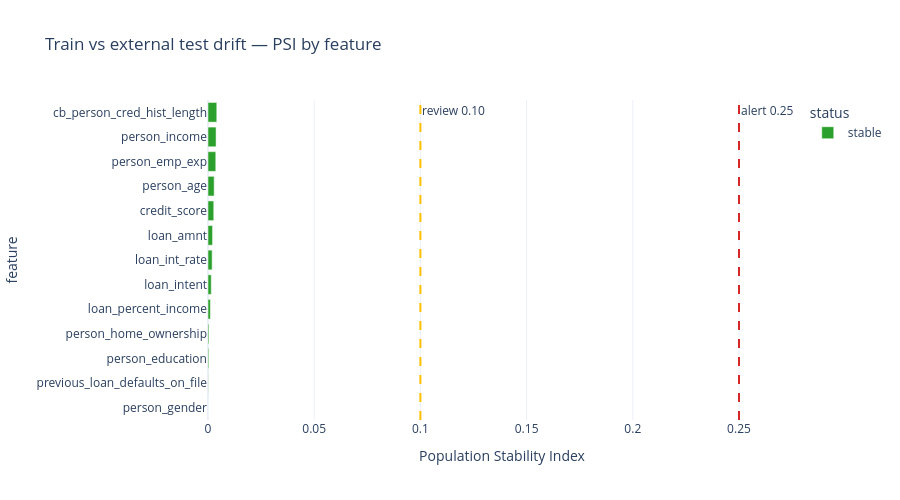
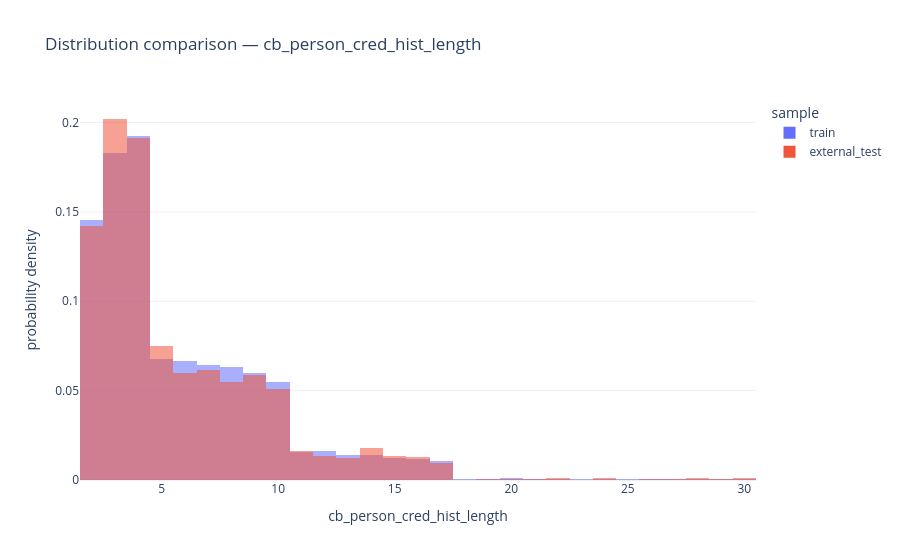
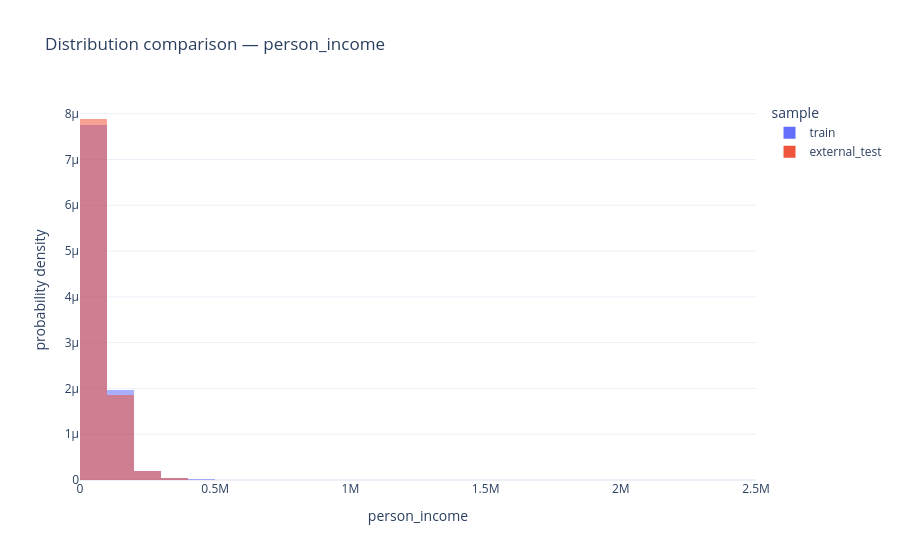
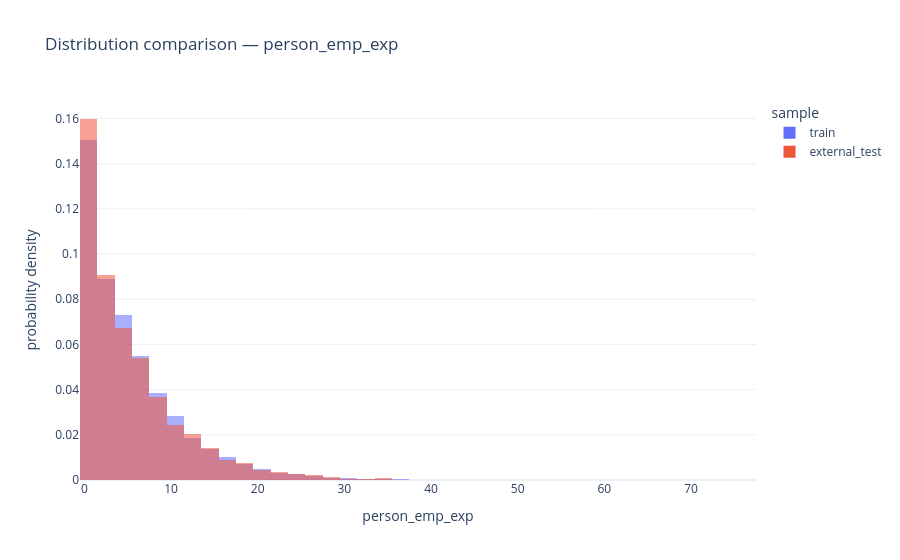

The cell these charts' notebook holds for them, in order:
### Markdown cell above
## 4. Global PSI visual and detailed distributions

### Code cell
from credit_risk_lab.infrastructure.visualization import (
    plot_categorical_distribution, plot_drift_summary, plot_numeric_distribution,
)

plot_drift_summary(drift_report).show()
for feature in drift_report.query("type == 'numeric'")["feature"].head(3):
    plot_numeric_distribution(train_df, test_df, feature).show()
for feature in drift_report.query("type == 'categorical'")["feature"].head(2):
    plot_categorical_distribution(train_df, test_df, feature).show()

### Figure 1 — Plotly figure (JSON) as saved in the notebook; plotly's stock layout.template omitted (floating-point values rounded to 4 significant figures)
{"data": [{"customdata": [["categorical", null, null], ["categorical", null, null], ["categorical", null, null], ["categorical", null, null], ["numeric", 0.008615, 0.01191], ["categorical", null, null], ["numeric", 0.01299, 0.01561], ["numeric", 0.0123, 0.01635], ["numeric", 0.01831, 0.01841], ["numeric", 0.01935, 0.01906], ["numeric", 0.02336, 0.02139], ["numeric", 0.01523, 0.0218], ["numeric", 0.02212, 0.02272]], "hovertemplate": "status=stable<br>psi=%{x}<br>feature=%{y}<br>type=%{customdata[0]}<br>ks=%{customdata[1]}<br>hellinger=%{customdata[2]}<extra></extra>", "legendgroup": "stable", "marker": {"color": "#2ca02c", "pattern": {"shape": ""}}, "name": "stable", "orientation": "h", "showlegend": true, "textposition": "auto", "type": "bar", "x": [1.584e-05, 0.0001176, 0.0003826, 0.0004359, 0.001134, 0.001535, 0.00195, 0.002138, 0.002711, 0.002906, 0.003661, 0.003801, 0.004132], "xaxis": "x", "y": ["person_gender", "previous_loan_defaults_on_file", "person_education", "person_home_ownership", "loan_percent_income", "loan_intent", "loan_int_rate", "loan_amnt", "credit_score", "person_age", "person_emp_exp", "person_income", "cb_person_cred_hist_length"], "yaxis": "y"}], "layout": {"annotations": [{"showarrow": false, "text": "review 0.10", "x": 0.1, "xanchor": "left", "xref": "x", "y": 1, "yanchor": "top", "yref": "y domain"}, {"showarrow": false, "text": "alert 0.25", "x": 0.25, "xanchor": "left", "xref": "x", "y": 1, "yanchor": "top", "yref": "y domain"}], "barmode": "relative", "height": 500, "legend": {"title": {"text": "status"}, "tracegroupgap": 0}, "shapes": [{"line": {"color": "#ffbf00", "dash": "dash"}, "type": "line", "x0": 0.1, "x1": 0.1, "xref": "x", "y0": 0, "y1": 1, "yref": "y domain"}, {"line": {"color": "#d62728", "dash": "dash"}, "type": "line", "x0": 0.25, "x1": 0.25, "xref": "x", "y0": 0, "y1": 1, "yref": "y domain"}], "title": {"text": "Train vs external test drift — PSI by feature"}, "xaxis": {"anchor": "y", "domain": [0.0, 1.0], "title": {"text": "Population Stability Index"}}, "yaxis": {"anchor": "x", "domain": [0.0, 1.0], "title": {"text": "feature"}}}}

### Figure 2 — Plotly figure (JSON) as saved in the notebook; plotly's stock layout.template omitted (floating-point values rounded to 4 significant figures; data arrays with more than 128 entries replaced by an {"elided": "..."} marker saying what was removed)
{"data": [{"bingroup": "x", "histnorm": "probability density", "hovertemplate": "sample=train<br>cb_person_cred_hist_length=%{x}<br>probability density=%{y}<extra></extra>", "legendgroup": "train", "marker": {"color": "#636efa", "opacity": 0.55, "pattern": {"shape": ""}}, "name": "train", "nbinsx": 40, "orientation": "v", "showlegend": true, "type": "histogram", "x": {"elided": "40493 float values"}, "xaxis": "x", "yaxis": "y"}, {"bingroup": "x", "histnorm": "probability density", "hovertemplate": "sample=external_test<br>cb_person_cred_hist_length=%{x}<br>probability density=%{y}<extra></extra>", "legendgroup": "external_test", "marker": {"color": "#EF553B", "opacity": 0.55, "pattern": {"shape": ""}}, "name": "external_test", "nbinsx": 40, "orientation": "v", "showlegend": true, "type": "histogram", "x": {"elided": "4500 float values"}, "xaxis": "x", "yaxis": "y"}], "layout": {"barmode": "overlay", "legend": {"title": {"text": "sample"}, "tracegroupgap": 0}, "title": {"text": "Distribution comparison — cb_person_cred_hist_length"}, "xaxis": {"anchor": "y", "domain": [0.0, 1.0], "title": {"text": "cb_person_cred_hist_length"}}, "yaxis": {"anchor": "x", "domain": [0.0, 1.0], "title": {"text": "probability density"}}}}

### Figure 3 — Plotly figure (JSON) as saved in the notebook; plotly's stock layout.template omitted (floating-point values rounded to 4 significant figures; data arrays with more than 128 entries replaced by an {"elided": "..."} marker saying what was removed)
{"data": [{"bingroup": "x", "histnorm": "probability density", "hovertemplate": "sample=train<br>person_income=%{x}<br>probability density=%{y}<extra></extra>", "legendgroup": "train", "marker": {"color": "#636efa", "opacity": 0.55, "pattern": {"shape": ""}}, "name": "train", "nbinsx": 40, "orientation": "v", "showlegend": true, "type": "histogram", "x": {"elided": "40493 float values"}, "xaxis": "x", "yaxis": "y"}, {"bingroup": "x", "histnorm": "probability density", "hovertemplate": "sample=external_test<br>person_income=%{x}<br>probability density=%{y}<extra></extra>", "legendgroup": "external_test", "marker": {"color": "#EF553B", "opacity": 0.55, "pattern": {"shape": ""}}, "name": "external_test", "nbinsx": 40, "orientation": "v", "showlegend": true, "type": "histogram", "x": {"elided": "4500 float values"}, "xaxis": "x", "yaxis": "y"}], "layout": {"barmode": "overlay", "legend": {"title": {"text": "sample"}, "tracegroupgap": 0}, "title": {"text": "Distribution comparison — person_income"}, "xaxis": {"anchor": "y", "domain": [0.0, 1.0], "title": {"text": "person_income"}}, "yaxis": {"anchor": "x", "domain": [0.0, 1.0], "title": {"text": "probability density"}}}}

### Figure 4 — Plotly figure (JSON) as saved in the notebook; plotly's stock layout.template omitted (floating-point values rounded to 4 significant figures; data arrays with more than 128 entries replaced by an {"elided": "..."} marker saying what was removed)
{"data": [{"bingroup": "x", "histnorm": "probability density", "hovertemplate": "sample=train<br>person_emp_exp=%{x}<br>probability density=%{y}<extra></extra>", "legendgroup": "train", "marker": {"color": "#636efa", "opacity": 0.55, "pattern": {"shape": ""}}, "name": "train", "nbinsx": 40, "orientation": "v", "showlegend": true, "type": "histogram", "x": {"elided": "40493 int values"}, "xaxis": "x", "yaxis": "y"}, {"bingroup": "x", "histnorm": "probability density", "hovertemplate": "sample=external_test<br>person_emp_exp=%{x}<br>probability density=%{y}<extra></extra>", "legendgroup": "external_test", "marker": {"color": "#EF553B", "opacity": 0.55, "pattern": {"shape": ""}}, "name": "external_test", "nbinsx": 40, "orientation": "v", "showlegend": true, "type": "histogram", "x": {"elided": "4500 int values"}, "xaxis": "x", "yaxis": "y"}], "layout": {"barmode": "overlay", "legend": {"title": {"text": "sample"}, "tracegroupgap": 0}, "title": {"text": "Distribution comparison — person_emp_exp"}, "xaxis": {"anchor": "y", "domain": [0.0, 1.0], "title": {"text": "person_emp_exp"}}, "yaxis": {"anchor": "x", "domain": [0.0, 1.0], "title": {"text": "probability density"}}}}
